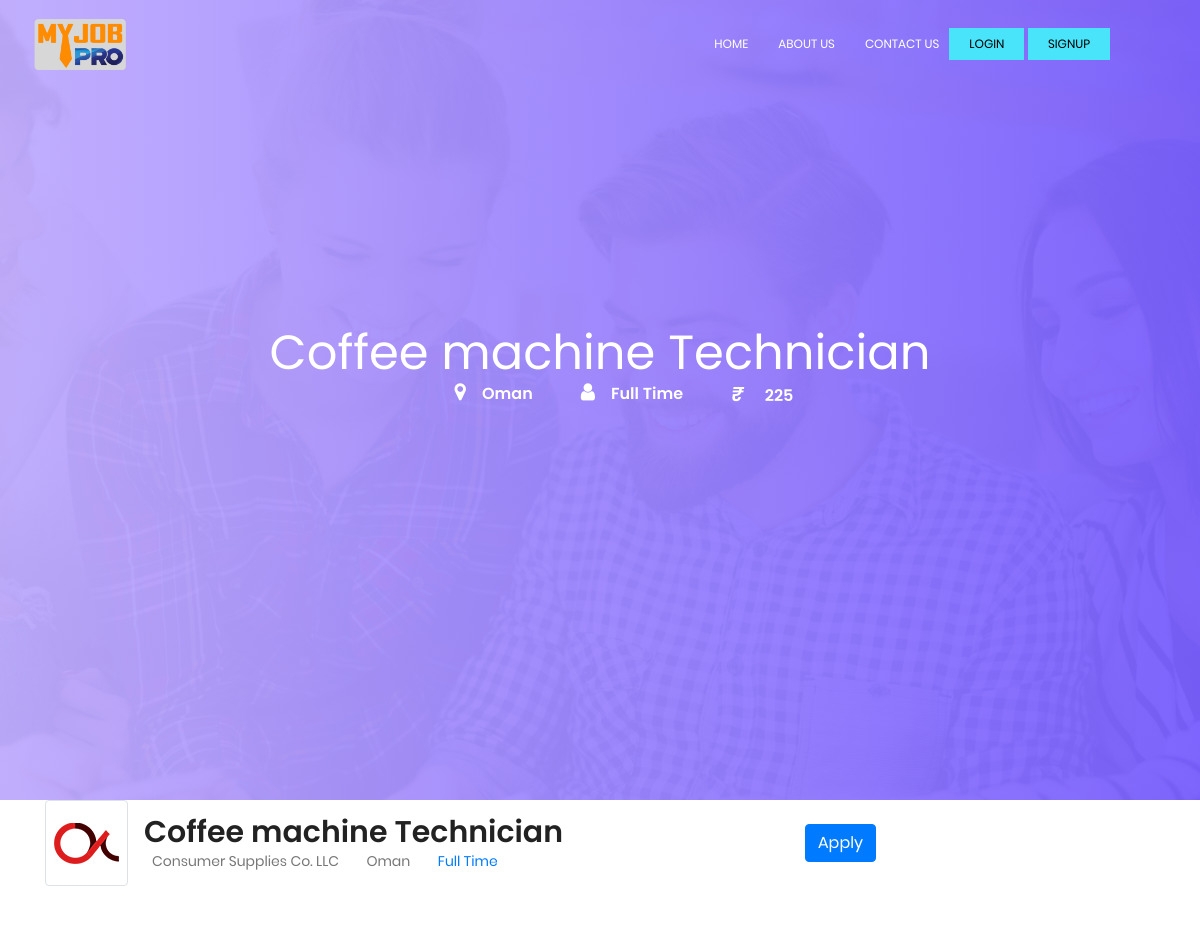
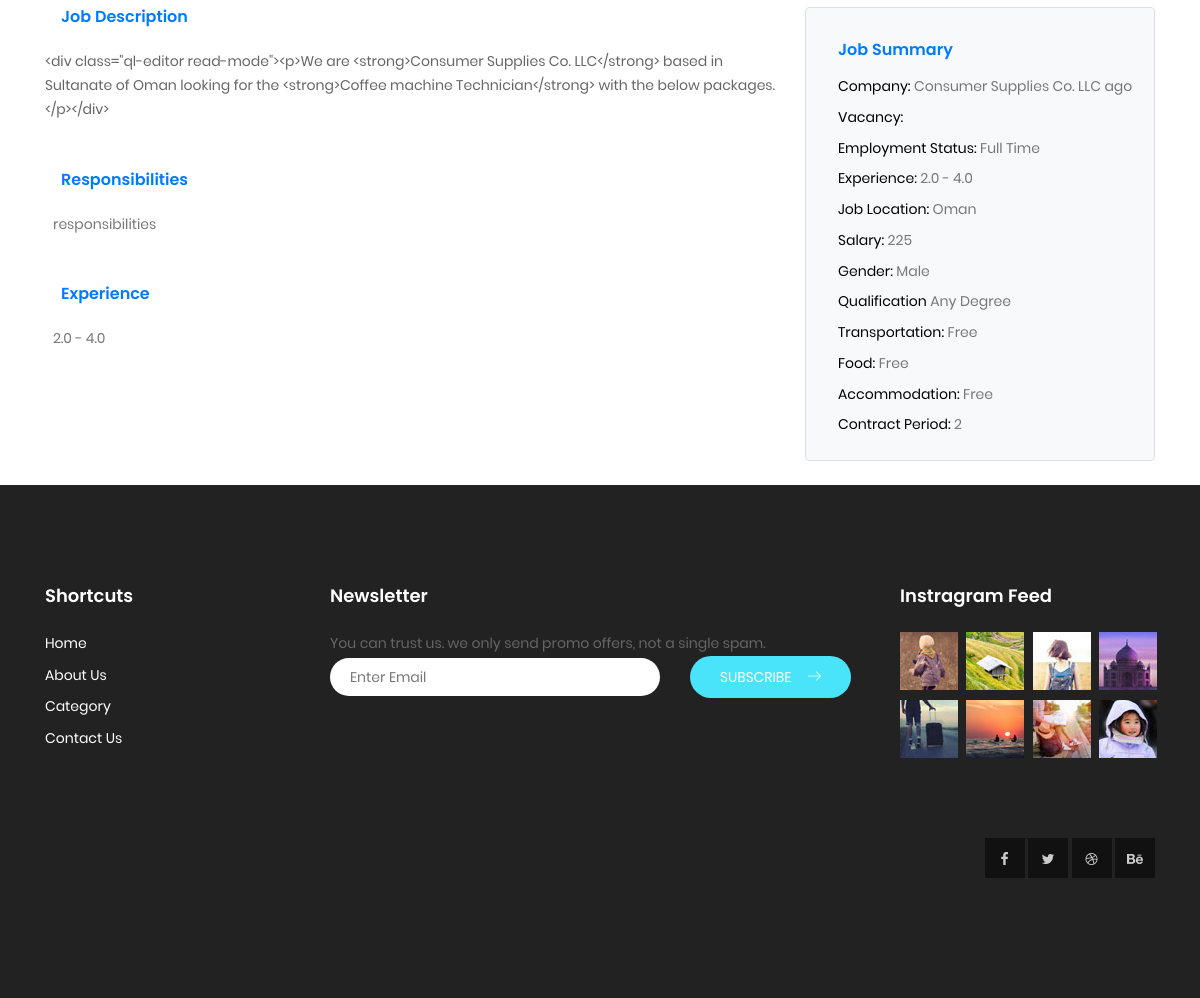
The page /apply_for_job/220 on the database its author committed (2 pictures, top to bottom).
### apps/job/models.py (models this page shows, shortened)
class Job(models.Model):
    title = models.CharField(max_length=225,blank=True,null=True)
    task_id = models.CharField(max_length=225,blank=True,null=True)
    customer = models.CharField(max_length=225,blank=True,null=True)
    territory = models.CharField(max_length=225,blank=True,null=True)
    status = models.CharField(max_length=225,blank=True,null=True)
    vacancies = models.CharField(max_length=225,blank=True,null=True)
    qualification_type = models.CharField(max_length=225,blank=True,null=True)
    specialization = models.CharField(max_length=225,blank=True,null=True)
    category = models.CharField(max_length=225,blank=True,null=True)
    min_exp = models.FloatField(blank=True,null=True)
    max_exp = models.FloatField(blank=True,null=True)
    gulf_exp = models.FloatField(blank=True,null=True)
    salary_type = models.CharField(max_length=225,blank=True,null=True)
    currency = models.FloatField(blank=True,null=True)
    from_amount = models.FloatField(blank=True,null=True)
    to_amount = models.FloatField(blank=True,null=True)
    amount = models.FloatField(blank=True,null=True)
    description = models.TextField(blank=True, null=True)
    working_hours = models.CharField(max_length=225,blank=True,null=True)
    transportation = models.CharField(max_length=225,blank=True,null=True)
    contract_period_yr = models.IntegerField(blank=True,null=True)
    contract_period_mn = models.IntegerField(blank=True,null=True)
    joining_ticket = models.CharField(max_length=225,blank=True,null=True)
    food = models.CharField(max_length=225,blank=True,null=True)
    accommodation = models.CharField(max_length=225,blank=True,null=True)
    leave = models.CharField(max_length=225,blank=True,null=True)
    visa_type = models.CharField(max_length=225,blank=True,null=True)
    nationality = models.CharField(max_length=225,blank=True,null=True)
    overtime = models.CharField(max_length=225,blank=True,null=True)
    any_other_allowance = models.CharField(max_length=225,blank=True,null=True)
    created_by = models.ForeignKey(User, related_name='jobs', on_delete=models.CASCADE)
    created_at = models.DateTimeField(auto_now_add=True)
    changed_at = models.DateTimeField(auto_now=True)

### apps/job/views.py (the view)
# urls.py: path('apply_for_job/<int:job_id>',apply_for_job, name = 'apply_for_job'),
def apply_for_job(request,job_id):
    job = Job.objects.get(pk=job_id)
    if request.method == 'POST':
        form = ApplicationForm(request.POST)
        if form.is_valid():
            application = form.save(commit=False)
            application.job = job.title
            application.task_id = job.task_id
            application.description = "test"
            application.created_by = request.user
            application.save()
            application_create = "https://myjobpro.teamproit.com/api/resource/Application"
            requestHeaders = {
                    'Content-Type': 'application/x-www-form-urlencoded',
                    'Accept': 'application/json'
                }
            data = json.dumps({"candidate":"TEST"})
            response = requests.request("POST",application_create,headers=requestHeaders,data = data)
            return render(request, 'job/job_detail.html', {'job':job})
    else:
        form = ApplicationForm()
    return render(request, 'job/job_detail.html', {'job':job})

### apps/job/templates/job/job_detail.html (shortened to what this page needs)
{% extends 'core/base.html' %}
{% load static %}
{% block content %}
<!DOCTYPE html>
<html lang="zxx" class="no-js">
<head>
    <link rel="stylesheet" href="{% static 'css/linearicons.css' %}">
    <link rel="stylesheet" href="{% static 'css/font-awesome.min.css' %}">
    <link rel="stylesheet" href="{% static 'css/bootstrap.css' %}">
    <link rel="stylesheet" href="{% static 'css/magnific-popup.css' %}">
    <link rel="stylesheet" href="{% static 'css/nice-select.css' %}">
    <link rel="stylesheet" href="{% static 'css/animate.min.css' %}">
    <link rel="stylesheet" href="{% static 'css/owl.carousel.css' %}">
    <link rel="stylesheet" href="{% static 'css/main.css' %}">
    <link rel="stylesheet" href="https://cdnjs.cloudflare.com/ajax/libs/font-awesome/4.7.0/css/font-awesome.min.css">
</head>
<body>
    <section class="banner-area relative" id="home">
        <div class="overlay overlay-bg"></div>
        <div class="container">
            <div class="row fullscreen d-flex align-items-center justify-content-center">
                <div class="banner-content col-lg-12">
                    <h1 class="text-white">
                        <strong>{{ job.title }}</strong>
                    </h1>
                    <div class="d-flex flex-column flex-lg-row justify-content-center">
                        <span class="ml-lg-5 mb-3 mb-lg-0 h5"><i class="fa fa-map-marker" style="font-size:20px;color:white"></i><span class="ml-3 text-white">{{ job.territory}}</span></span>
                        <span class="ml-lg-5 mb-3 mb-lg-0 h5"><i class="fa fa-user" style="font-size:20px;color:white"></i><span class="ml-3 text-white">Full Time</span></span>
                        <span class="ml-lg-5 mb-3 mb-lg-0 h5"><i class="text-white" style="font-size:20px;color:white"><span>&#8377;</span> </i><span class="ml-3 text-white">{{ job.salary_type }}</span></span>
                    </div>
                </div>
            </div>
        </div>
    </section>
<section class="site-section">
    <div class="container">
        <div class="row align-items-center mb-5">
            <div class="col-lg-8 mb-4 mb-lg-0">
                <div class="d-flex align-items-center">
                    <div class="border p-2 d-inline-block mr-3 rounded">
                        <img src="{% static 'images/featured-listing-2.jpg' %}"
                            alt="Free Website Template By Free-Template.co">
                    </div>
                    <div>
                        <h2>{{ job.title }}</h2>
                        <div>
                            <span class="ml-0 mr-2 mb-2">{{job.customer}}</span>
                            <span class="m-2">{{ job.territory }}</span>
                            <span class="m-2"><span class="text-primary"> {{"Full Time" }}
                                </span></span>
                        </div>
                    </div>
                </div>
            </div>
            <form action="{% url 'apply_for_job' job.id %}" method="POST">
            <div class="col-lg-4">
                <div class="row">
                    <div class="col-6">{% csrf_token %}
                        <button type="submit" class="btn btn-primary">Apply</button>
                    </div>
                </div>
            </div>
        </form>
        </div>
        <div class="row">
            <div class="col-lg-8">
                <div class="mb-5">
                    <h3 class="h5 d-flex align-items-center mb-4 text-primary">Job
                        Description</h3>
                    <p>{{ job.description }}</p>
                </div>
                <div class="mb-5">
                    <h3 class="h5 d-flex align-items-center mb-4 text-primary">Responsibilities</h3>
                    <ul class="list-unstyled m-0 p-0">
                        <li class="d-flex align-items-start mb-2"><span>{{ "responsibilities" }}</span>
                        </li>
                    </ul>
                </div>
                <div class="mb-5">
                    <h3 class="h5 d-flex align-items-center mb-4 text-primary">Experience
                    </h3>
                    <ul class="list-unstyled m-0 p-0">
                        <li class="d-flex align-items-start mb-2"><span>{{ job.min_exp }} - {{job.max_exp}}</span>
                        </li>
                    </ul>
                </div>
            </div>
            <div class="col-lg-4">
                <div class="bg-light p-3 border rounded mb-4">
                    <h3 class="text-primary  mt-3 h5 pl-3 mb-3 ">Job Summary</h3>
                    <ul class="list-unstyled pl-3 mb-0">
                        <li class="mb-2"><strong class="text-black">Company:</strong> {{ job.customer }} ago
                        </li>
                        <li class="mb-2"><strong class="text-black">Vacancy:</strong> {{ job.vacanies }}</li>
                        <li class="mb-2"><strong class="text-black">Employment
                                Status:</strong> {{ "Full Time" }}</li>
                        <li class="mb-2"><strong class="text-black">Experience:</strong> {{ job.min_exp }} - {{job.max_exp}}</li>
                        <li class="mb-2"><strong class="text-black">Job Location:</strong> {{ job.territory }}</li>
                        <li class="mb-2"><strong class="text-black">Salary:</strong> {{ job.salary_type }}</li>
                        <li class="mb-2"><strong class="text-black">Gender:</strong> {{ "Male" }}</li>
                        <li class="mb-2"><strong class="text-black">Qualification</strong> {{ job.qualification_type }}</li>
                        <li class="mb-2"><strong class="text-black">Transportation:</strong> {{ job.transportation }}</li>
                        <li class="mb-2"><strong class="text-black">Food:</strong> {{ job.food }}</li>
                        <li class="mb-2"><strong class="text-black">Accommodation:</strong> {{ job.accommodation }}</li>
                        <li class="mb-2"><strong class="text-black">Contract Period:</strong> {{ job.contract_period_yr }}</li>
                    </ul>
                </div>
            </div>
        </div>
    </div>
</section>
</body>
</html>
{% endblock %}

### static/css/main.css (style rules this page uses)
body { color: #777777; font-family: "Poppins", sans-serif; font-size: 14px; font-weight: 300; line-height: 1.625em; position: relative; }
ol, ul { margin: 0; padding: 0; list-style: none; }
h1, h2, h3, h4, h5, h6 { font-family: "Poppins", sans-serif; color: #222222; line-height: 1.2em !important; margin-bottom: 0; margin-top: 0; font-weight: 600; }
.h1, .h2, .h3, .h4, .h5, .h6 { margin-bottom: 0; margin-top: 0; font-family: "Poppins", sans-serif; font-weight: 600; color: #222222; }
h1, .h1 { font-size: 36px; }
h2, .h2 { font-size: 30px; }
h3, .h3 { font-size: 24px; }
h5, .h5 { font-size: 16px; }
.ml-0 { margin-left: 0 !important; }
.mb-0 { margin-bottom: 0px; }
.mb-5 { margin-bottom: 5px; }
.text-white { color: #fff; }
.text-black { color: #000; }
.flex-column { -webkit-box-direction: normal; -webkit-box-orient: vertical; -webkit-flex-direction: column; -moz-flex-direction: column; -ms-flex-direction: column; flex-direction: column; }
.relative { position: relative; }
.overlay { position: absolute; left: 0; right: 0; top: 0; bottom: 0; }
h1 { font-size: 36px; }
h2 { font-size: 30px; }
h3 { font-size: 24px; }
h1, h2, h3, h4, h5, h6 { line-height: 1.5em; }
.p1-gradient-bg, .banner-area .overlay-bg, .sidebar .single-slidebar .cat-list li:hover, .callto-action-area, .single-price:hover .price-bottom, .single-service:hover, .submit-right, .submit-left, .contact-btns, .form-area .primary-btn { background-image: -moz-linear-gradient(0deg, #bfacff 0%, #795fff 100%); background-image: -webkit-linear-gradient(0deg, #bfacff 0%, #795fff 100%); background-image: -ms-linear-gradient(0deg, #bfacff 0%, #795fff 100%); }
.banner-area { background: url(../img/header-bg.jpg) center; background-size: cover; }
.banner-area .overlay-bg { opacity: .95; }
.banner-content { margin-top: -90px; text-align: center; }
.banner-content h1 { font-size: 48px; font-weight: 300; line-height: 1em; margin-top: 20px; }
* { margin: 0px; padding: 0px; box-sizing: border-box; }
body, html { height: 100%; font-family: Poppins-Regular, sans-serif; }
h1,h2,h3,h4,h5,h6 { margin: 0px; }
p { font-family: Poppins-Regular; font-size: 14px; line-height: 1.7; color: #666666; margin: 0px; }
ul, li { margin: 0px; list-style-type: none; }
button { outline: none !important; border: none; background: transparent; }

### rows shown on the page
Job: title "Coffee machine Technician", territory "Oman", salary_type "225", customer "Consumer Supplies Co. LLC", description "<div class=\"ql-editor read-mode\"><p>We are <strong>Consumer Supplies Co. LLC</strong> based in Sultanate of Oman looking for the <strong>Coffee machine Technician</strong> with the below packages.</p></div>", min_exp "2.0", max_exp "4.0", qualification_type "Any Degree", transportation "Free", food "Free", accommodation "Free", contract_period_yr "2"

### other values the page prints
{{ "Full Time" }} "Full Time"
{{ "responsibilities" }} "responsibilities"
{{ "Male" }} "Male"
